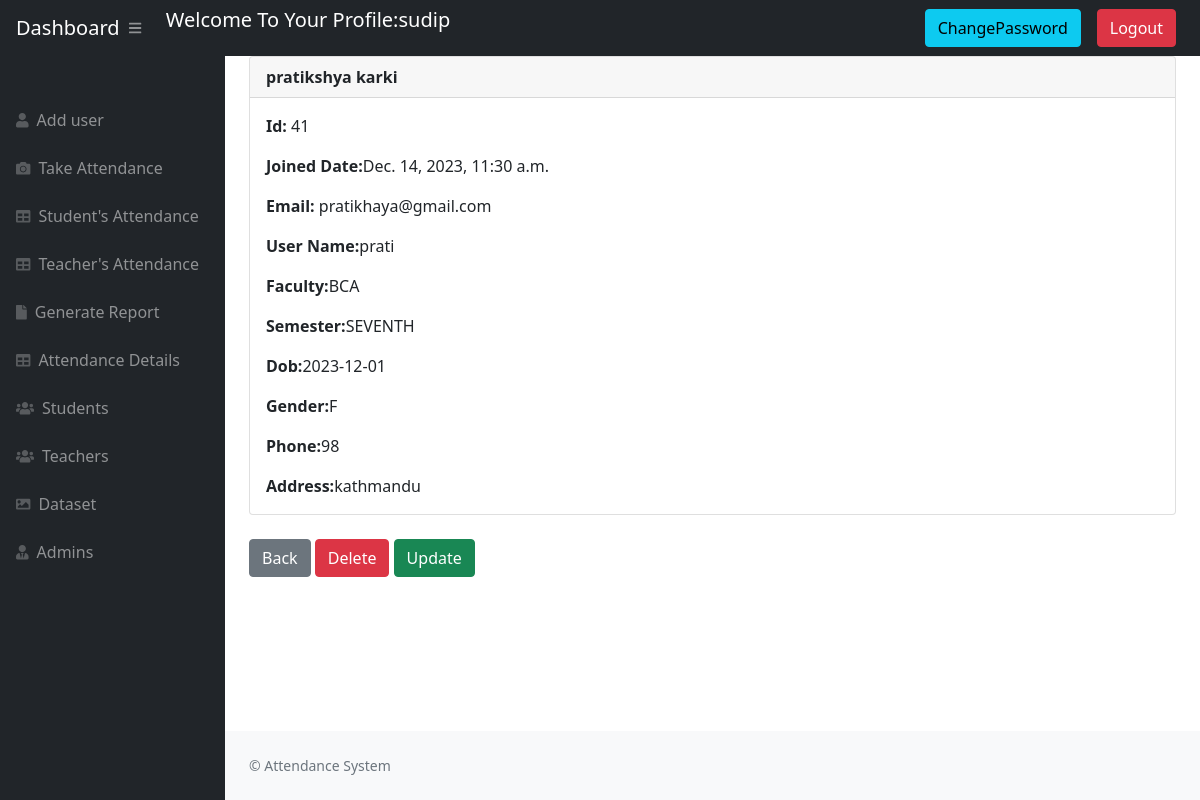
Screenshot of /tearecord/41 (signed in) with the database file from the repository.
### website/models.py (models this page shows)
class User(AbstractUser):
    USER_TYPE_CHOICES = [
        ('', 'Select User Type'),
        ('student', 'Student'),
        ('teacher', 'Teacher'),
        ('admin', 'Admin'),
    ]
    userType = models.CharField(max_length=10, choices=USER_TYPE_CHOICES)
    roll_num = models.CharField(max_length=10, unique=True)
    email = models.EmailField(unique=True)
    phone = models.CharField(max_length=50)
    address = models.CharField(max_length=50)
    dob = models.CharField(max_length=50)
    gender = models.CharField(max_length=50)
    faculty = models.CharField(max_length=50)
    semester = models.CharField(max_length=50, null=True)

### website/views.py (the view)
# urls.py: path('tearecord/<int:pk>', views.Teacher_record, name='tearecord'),
@login_required(login_url='login_view')
def Teacher_record(request, pk):
    if request.user.userType == 'admin' or request.user.userType == 'teacher':
        Teachers_record = get_user_model().objects.get(id=pk)
        return render(request, 'Admin/teacherRecord.html', {'Teachers_record': Teachers_record})
    else:
        messages.warning(request, "You Must Be Logged In View The Page")
        return redirect('login_view')

### website/templates/Admin/teacherRecord.html (shortened to what this page needs)
{% extends 'Admin/admain.html' %}
{% block content %}
    <main>
        <div class="container-fluid px-4">
            <div class="card">
                <div class="card-header">
                  <strong>{{ Teachers_record.first_name }} {{ Teachers_record.last_name }}</strong>
                </div>
                <div class="card-body">
                  <p class="card-text">
                   <strong>Id: </strong>{{ Teachers_record.id }}</p>
                   <p class="card-text">
                    <strong>Joined Date:</strong>{{ Teachers_record.date_joined }}</p>
                    <p class="card-text">
                   <strong>Email: </strong> {{ Teachers_record.email }}</p>
                   <p class="card-text">
                    <strong>User Name:</strong>{{ Teachers_record.username }}</p>
                    <p class="card-text">
                    <strong>Faculty:</strong>{{ Teachers_record.faculty }}</p>
                    <p class="card-text">
                    <strong>Semester:</strong>{{ Teachers_record.semester }}</p>
                    <p class="card-text">
                    <strong>Dob:</strong>{{ Teachers_record.dob }}</p>
                    <p class="card-text">
                    <strong>Gender:</strong>{{ Teachers_record.gender }}</p>
                    <p class="card-text">
                    <strong>Phone:</strong>{{ Teachers_record.phone }}</p>
                    <p class="card-text">
                    <strong>Address:</strong>{{ Teachers_record.address }}</p>
                </div>
              </div>
              <a href= "{% url 'teacherdata' %}" class =" btn btn-secondary ">Back</a>
              <a href= "{% url 'tearecordDelete' Teachers_record.id  %}" class =" btn btn-danger ">Delete</a>
              <a href= "{% url 'updateteacher' Teachers_record.id  %}" class =" btn btn-success ">Update</a>
        </div>
    </main>
{% endblock content %}

### website/templates/Admin/navigation.html (shortened to what this page needs)
<nav class="sb-topnav navbar navbar-expand navbar-dark bg-dark">
  <a class="navbar-brand ps-3" href="{% url 'adminpage' %}"> Dashboard </a>
  <button
    class="btn btn-link btn-sm order-1 order-lg-0 me-4 me-lg-0"
    id="sidebarToggle"
    href="#!"
  >
    <i class="fas fa-bars"></i>
  </button>
  <div class="navbar-brand ps-3">
  <p>  Welcome To Your Profile:{{ request.user.username }} </p></div>
  <div class="navbar-nav ms-auto ms-md-0 me-3 me-lg-3"><a class="btn btn-info" href="{% url 'passwordchange' %}">ChangePassword</a> </div>
  <div class="navbar-nav ms-auto ms-md-0 me-3 me-lg-4"><a class="btn btn-danger" href="{% url 'logout' %}">Logout</a></li> </div>
</nav>

### rows the page displays
User: user.username "sudip"
User: first_name "pratikshya", last_name "karki", id "41", date_joined "Dec. 14, 2023, 11:30 a.m.", email "pratikhaya@gmail.com", username "prati", faculty "BCA", semester "SEVENTH", dob "2023-12-01", gender "F", phone "98", address "kathmandu"
